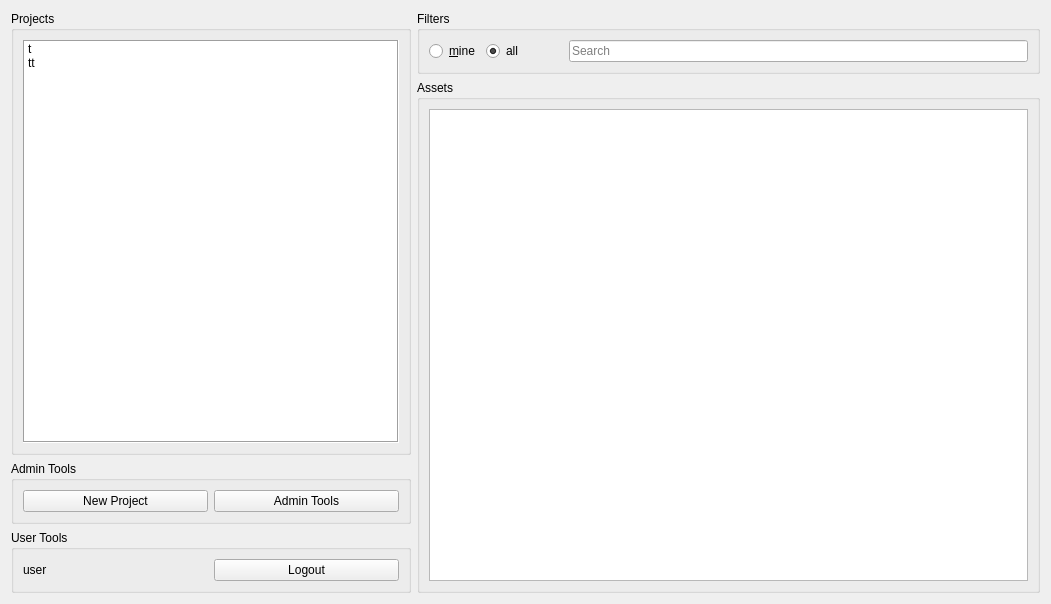
<?xml version="1.0" encoding="UTF-8"?>
<ui version="4.0">
 <class>Form</class>
 <widget class="QWidget" name="Form">
  <property name="enabled">
   <bool>true</bool>
  </property>
  <property name="geometry">
   <rect>
    <x>0</x>
    <y>0</y>
    <width>1051</width>
    <height>604</height>
   </rect>
  </property>
  <property name="windowTitle">
   <string>Form</string>
  </property>
  <property name="styleSheet">
   <string notr="true"/>
  </property>
  <layout class="QGridLayout" name="gridLayout_2">
   <item row="0" column="0" rowspan="2">
    <widget class="QGroupBox" name="groupBoxProjects">
     <property name="sizePolicy">
      <sizepolicy hsizetype="Preferred" vsizetype="MinimumExpanding">
       <horstretch>0</horstretch>
       <verstretch>0</verstretch>
      </sizepolicy>
     </property>
     <property name="maximumSize">
      <size>
       <width>400</width>
       <height>16777215</height>
      </size>
     </property>
     <property name="title">
      <string>Projects</string>
     </property>
     <layout class="QGridLayout" name="gridLayout_3">
      <item row="0" column="0">
       <widget class="QListWidget" name="listWidgetProjs">
        <property name="sizePolicy">
         <sizepolicy hsizetype="MinimumExpanding" vsizetype="MinimumExpanding">
          <horstretch>0</horstretch>
          <verstretch>0</verstretch>
         </sizepolicy>
        </property>
        <property name="focusPolicy">
         <enum>Qt::NoFocus</enum>
        </property>
        <property name="contextMenuPolicy">
         <enum>Qt::CustomContextMenu</enum>
        </property>
        <property name="frameShape">
         <enum>QFrame::Box</enum>
        </property>
        <property name="editTriggers">
         <set>QAbstractItemView::NoEditTriggers</set>
        </property>
        <property name="showDropIndicator" stdset="0">
         <bool>false</bool>
        </property>
        <property name="dragDropMode">
         <enum>QAbstractItemView::NoDragDrop</enum>
        </property>
        <property name="defaultDropAction">
         <enum>Qt::ActionMask</enum>
        </property>
        <property name="selectionMode">
         <enum>QAbstractItemView::SingleSelection</enum>
        </property>
        <item>
         <property name="text">
          <string>t</string>
         </property>
        </item>
        <item>
         <property name="text">
          <string>tt</string>
         </property>
        </item>
       </widget>
      </item>
     </layout>
    </widget>
   </item>
   <item row="2" column="0">
    <widget class="QGroupBox" name="adminBox">
     <property name="enabled">
      <bool>true</bool>
     </property>
     <property name="sizePolicy">
      <sizepolicy hsizetype="Preferred" vsizetype="Maximum">
       <horstretch>0</horstretch>
       <verstretch>0</verstretch>
      </sizepolicy>
     </property>
     <property name="title">
      <string>Admin Tools</string>
     </property>
     <layout class="QHBoxLayout" name="horizontalLayout_3">
      <item>
       <widget class="QPushButton" name="newProjectButt">
        <property name="focusPolicy">
         <enum>Qt::NoFocus</enum>
        </property>
        <property name="text">
         <string>New Project</string>
        </property>
        <property name="iconSize">
         <size>
          <width>28</width>
          <height>28</height>
         </size>
        </property>
       </widget>
      </item>
      <item>
       <widget class="QPushButton" name="adminToolsButt">
        <property name="focusPolicy">
         <enum>Qt::NoFocus</enum>
        </property>
        <property name="text">
         <string>Admin Tools</string>
        </property>
       </widget>
      </item>
     </layout>
    </widget>
   </item>
   <item row="0" column="1">
    <widget class="QGroupBox" name="groupBoxFilters">
     <property name="sizePolicy">
      <sizepolicy hsizetype="Preferred" vsizetype="Fixed">
       <horstretch>0</horstretch>
       <verstretch>0</verstretch>
      </sizepolicy>
     </property>
     <property name="minimumSize">
      <size>
       <width>0</width>
       <height>1</height>
      </size>
     </property>
     <property name="title">
      <string>Filters</string>
     </property>
     <layout class="QHBoxLayout" name="horizontalLayout_15">
      <item>
       <layout class="QHBoxLayout" name="horizontalLayout_2">
        <property name="sizeConstraint">
         <enum>QLayout::SetDefaultConstraint</enum>
        </property>
        <item>
         <widget class="QRadioButton" name="radioMineAss">
          <property name="focusPolicy">
           <enum>Qt::NoFocus</enum>
          </property>
          <property name="text">
           <string>&amp;mine</string>
          </property>
          <property name="checked">
           <bool>false</bool>
          </property>
         </widget>
        </item>
        <item>
         <widget class="QRadioButton" name="radioAllAss">
          <property name="focusPolicy">
           <enum>Qt::NoFocus</enum>
          </property>
          <property name="text">
           <string>all</string>
          </property>
          <property name="checked">
           <bool>true</bool>
          </property>
         </widget>
        </item>
        <item>
         <spacer name="horizontalSpacer">
          <property name="orientation">
           <enum>Qt::Horizontal</enum>
          </property>
          <property name="sizeType">
           <enum>QSizePolicy::Preferred</enum>
          </property>
          <property name="sizeHint" stdset="0">
           <size>
            <width>40</width>
            <height>10</height>
           </size>
          </property>
         </spacer>
        </item>
        <item>
         <widget class="QLineEdit" name="lineEditSearch">
          <property name="sizePolicy">
           <sizepolicy hsizetype="MinimumExpanding" vsizetype="Fixed">
            <horstretch>0</horstretch>
            <verstretch>0</verstretch>
           </sizepolicy>
          </property>
          <property name="focusPolicy">
           <enum>Qt::ClickFocus</enum>
          </property>
          <property name="placeholderText">
           <string>Search</string>
          </property>
          <property name="clearButtonEnabled">
           <bool>true</bool>
          </property>
         </widget>
        </item>
       </layout>
      </item>
     </layout>
    </widget>
   </item>
   <item row="3" column="0">
    <widget class="QGroupBox" name="groupBox">
     <property name="sizePolicy">
      <sizepolicy hsizetype="Preferred" vsizetype="Maximum">
       <horstretch>0</horstretch>
       <verstretch>0</verstretch>
      </sizepolicy>
     </property>
     <property name="title">
      <string>User Tools</string>
     </property>
     <layout class="QHBoxLayout" name="horizontalLayout">
      <item>
       <widget class="QLabel" name="usernameLabel">
        <property name="text">
         <string>user</string>
        </property>
       </widget>
      </item>
      <item>
       <widget class="QPushButton" name="logoutButton">
        <property name="text">
         <string>Logout</string>
        </property>
       </widget>
      </item>
     </layout>
    </widget>
   </item>
   <item row="1" column="1" rowspan="3">
    <widget class="QGroupBox" name="groupBoxAssets">
     <property name="title">
      <string>Assets</string>
     </property>
     <layout class="QGridLayout" name="gridLayout">
      <item row="0" column="0">
       <widget class="QListWidget" name="listWidgetAssets">
        <property name="sizePolicy">
         <sizepolicy hsizetype="MinimumExpanding" vsizetype="MinimumExpanding">
          <horstretch>0</horstretch>
          <verstretch>0</verstretch>
         </sizepolicy>
        </property>
        <property name="focusPolicy">
         <enum>Qt::NoFocus</enum>
        </property>
        <property name="contextMenuPolicy">
         <enum>Qt::DefaultContextMenu</enum>
        </property>
        <property name="verticalScrollBarPolicy">
         <enum>Qt::ScrollBarAsNeeded</enum>
        </property>
        <property name="horizontalScrollBarPolicy">
         <enum>Qt::ScrollBarAlwaysOff</enum>
        </property>
        <property name="sizeAdjustPolicy">
         <enum>QAbstractScrollArea::AdjustIgnored</enum>
        </property>
        <property name="autoScroll">
         <bool>false</bool>
        </property>
        <property name="editTriggers">
         <set>QAbstractItemView::NoEditTriggers</set>
        </property>
        <property name="showDropIndicator" stdset="0">
         <bool>false</bool>
        </property>
        <property name="defaultDropAction">
         <enum>Qt::IgnoreAction</enum>
        </property>
        <property name="selectionMode">
         <enum>QAbstractItemView::ExtendedSelection</enum>
        </property>
        <property name="selectionBehavior">
         <enum>QAbstractItemView::SelectRows</enum>
        </property>
        <property name="textElideMode">
         <enum>Qt::ElideNone</enum>
        </property>
        <property name="verticalScrollMode">
         <enum>QAbstractItemView::ScrollPerPixel</enum>
        </property>
        <property name="horizontalScrollMode">
         <enum>QAbstractItemView::ScrollPerPixel</enum>
        </property>
        <property name="movement">
         <enum>QListView::Free</enum>
        </property>
        <property name="flow">
         <enum>QListView::TopToBottom</enum>
        </property>
        <property name="resizeMode">
         <enum>QListView::Adjust</enum>
        </property>
        <property name="layoutMode">
         <enum>QListView::SinglePass</enum>
        </property>
        <property name="viewMode">
         <enum>QListView::ListMode</enum>
        </property>
        <property name="uniformItemSizes">
         <bool>true</bool>
        </property>
        <property name="selectionRectVisible">
         <bool>true</bool>
        </property>
       </widget>
      </item>
     </layout>
    </widget>
   </item>
  </layout>
 </widget>
 <resources/>
 <connections/>
</ui>
